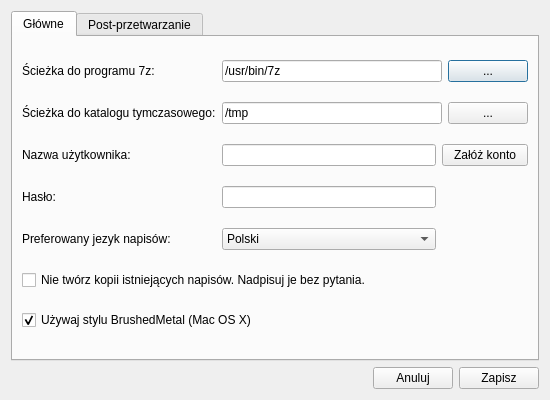
<ui version="4.0" >
 <class>frmOptions</class>
 <widget class="QDialog" name="frmOptions" >
  <property name="geometry" >
   <rect>
    <x>0</x>
    <y>0</y>
    <width>550</width>
    <height>400</height>
   </rect>
  </property>
  <property name="windowTitle" >
   <string>QNapi - opcje programu</string>
  </property>
  <property name="windowIcon" >
   <iconset resource="../res/resources.qrc" >
    <normaloff>:/icon/qnapi-48-icon.png</normaloff>:/icon/qnapi-48-icon.png</iconset>
  </property>
  <layout class="QVBoxLayout" >
   <item>
    <widget class="QTabWidget" name="tabPostProcessing" >
     <property name="currentIndex" >
      <number>0</number>
     </property>
     <widget class="QWidget" name="tabGeneral" >
      <property name="geometry" >
       <rect>
        <x>0</x>
        <y>0</y>
        <width>530</width>
        <height>316</height>
       </rect>
      </property>
      <attribute name="title" >
       <string>Główne</string>
      </attribute>
      <layout class="QGridLayout" >
       <item row="0" column="0" >
        <widget class="QLabel" name="lb7zPath" >
         <property name="text" >
          <string>Ścieżka do programu 7z:</string>
         </property>
        </widget>
       </item>
       <item row="0" column="1" colspan="2" >
        <widget class="QLineEdit" name="le7zPath" >
         <property name="text" >
          <string>/usr/bin/7z</string>
         </property>
         <property name="cursorPosition" >
          <number>0</number>
         </property>
         <property name="readOnly" >
          <bool>false</bool>
         </property>
        </widget>
       </item>
       <item row="0" column="3" >
        <widget class="QPushButton" name="pb7zPathSelect" >
         <property name="text" >
          <string>...</string>
         </property>
        </widget>
       </item>
       <item row="1" column="0" >
        <widget class="QLabel" name="lbTmpPath" >
         <property name="text" >
          <string>Ścieżka do katalogu tymczasowego:</string>
         </property>
        </widget>
       </item>
       <item row="1" column="1" colspan="2" >
        <widget class="QLineEdit" name="leTmpPath" >
         <property name="text" >
          <string>/tmp</string>
         </property>
        </widget>
       </item>
       <item row="1" column="3" >
        <widget class="QPushButton" name="pbTmpPathSelect" >
         <property name="text" >
          <string>...</string>
         </property>
        </widget>
       </item>
       <item row="2" column="0" >
        <widget class="QLabel" name="lbNick" >
         <property name="text" >
          <string>Nazwa użytkownika:</string>
         </property>
        </widget>
       </item>
       <item row="2" column="1" >
        <widget class="QLineEdit" name="leNick" >
         <property name="text" >
          <string/>
         </property>
        </widget>
       </item>
       <item row="2" column="2" colspan="2" >
        <widget class="QPushButton" name="pbRegister" >
         <property name="text" >
          <string>Załóż konto</string>
         </property>
        </widget>
       </item>
       <item row="3" column="0" >
        <widget class="QLabel" name="lbPass" >
         <property name="text" >
          <string>Hasło:</string>
         </property>
        </widget>
       </item>
       <item row="3" column="1" >
        <widget class="QLineEdit" name="lePass" >
         <property name="text" >
          <string/>
         </property>
         <property name="echoMode" >
          <enum>QLineEdit::Password</enum>
         </property>
        </widget>
       </item>
       <item row="4" column="0" >
        <widget class="QLabel" name="lbLang" >
         <property name="text" >
          <string>Preferowany jezyk napisów:</string>
         </property>
        </widget>
       </item>
       <item row="4" column="1" >
        <widget class="QComboBox" name="cbLang" >
         <item>
          <property name="text" >
           <string>Polski</string>
          </property>
         </item>
         <item>
          <property name="text" >
           <string>Angielski</string>
          </property>
         </item>
        </widget>
       </item>
       <item row="5" column="0" colspan="4" >
        <widget class="QCheckBox" name="cbNoBackup" >
         <property name="text" >
          <string>Nie twórz kopii istniejących napisów. Nadpisuj je bez pytania.</string>
         </property>
        </widget>
       </item>
       <item row="6" column="0" colspan="4" >
        <widget class="QCheckBox" name="cbUseBrushedMetal" >
         <property name="text" >
          <string>Używaj stylu BrushedMetal (Mac OS X)</string>
         </property>
         <property name="checked" >
          <bool>true</bool>
         </property>
        </widget>
       </item>
      </layout>
     </widget>
     <widget class="QWidget" name="tab_2" >
      <property name="geometry" >
       <rect>
        <x>0</x>
        <y>0</y>
        <width>530</width>
        <height>316</height>
       </rect>
      </property>
      <attribute name="title" >
       <string>Post-przetwarzanie</string>
      </attribute>
      <layout class="QVBoxLayout" >
       <item>
        <widget class="QGroupBox" name="gbPpEnable" >
         <property name="title" >
          <string>Włącz post-przetwarzanie pobranych napisów</string>
         </property>
         <property name="checkable" >
          <bool>true</bool>
         </property>
         <property name="checked" >
          <bool>true</bool>
         </property>
         <layout class="QVBoxLayout" >
          <item>
           <widget class="QCheckBox" name="cbChangeEncoding" >
            <property name="text" >
             <string>Zmień kodowanie znaków w pobranych napisach</string>
            </property>
           </widget>
          </item>
          <item>
           <widget class="QCheckBox" name="cbAutoDetectEncoding" >
            <property name="enabled" >
             <bool>false</bool>
            </property>
            <property name="text" >
             <string>Próbuj automatycznie wykrywać kodowanie źródłowe</string>
            </property>
            <property name="checked" >
             <bool>false</bool>
            </property>
           </widget>
          </item>
          <item>
           <layout class="QHBoxLayout" >
            <item>
             <spacer>
              <property name="orientation" >
               <enum>Qt::Horizontal</enum>
              </property>
              <property name="sizeType" >
               <enum>QSizePolicy::Fixed</enum>
              </property>
              <property name="sizeHint" stdset="0" >
               <size>
                <width>30</width>
                <height>20</height>
               </size>
              </property>
             </spacer>
            </item>
            <item>
             <widget class="QLabel" name="lbConvertFrom" >
              <property name="enabled" >
               <bool>false</bool>
              </property>
              <property name="sizePolicy" >
               <sizepolicy vsizetype="Preferred" hsizetype="Minimum" >
                <horstretch>0</horstretch>
                <verstretch>0</verstretch>
               </sizepolicy>
              </property>
              <property name="text" >
               <string>Z:</string>
              </property>
              <property name="alignment" >
               <set>Qt::AlignCenter</set>
              </property>
             </widget>
            </item>
            <item>
             <widget class="QComboBox" name="cbEncFrom" >
              <property name="enabled" >
               <bool>false</bool>
              </property>
              <property name="sizePolicy" >
               <sizepolicy vsizetype="Fixed" hsizetype="MinimumExpanding" >
                <horstretch>0</horstretch>
                <verstretch>0</verstretch>
               </sizepolicy>
              </property>
              <item>
               <property name="text" >
                <string>Windows-1250</string>
               </property>
              </item>
             </widget>
            </item>
            <item>
             <spacer>
              <property name="orientation" >
               <enum>Qt::Horizontal</enum>
              </property>
              <property name="sizeType" >
               <enum>QSizePolicy::Fixed</enum>
              </property>
              <property name="sizeHint" stdset="0" >
               <size>
                <width>25</width>
                <height>20</height>
               </size>
              </property>
             </spacer>
            </item>
            <item>
             <widget class="QLabel" name="lbConvert" >
              <property name="enabled" >
               <bool>false</bool>
              </property>
              <property name="sizePolicy" >
               <sizepolicy vsizetype="Preferred" hsizetype="Minimum" >
                <horstretch>0</horstretch>
                <verstretch>0</verstretch>
               </sizepolicy>
              </property>
              <property name="text" >
               <string>Na:</string>
              </property>
              <property name="alignment" >
               <set>Qt::AlignCenter</set>
              </property>
             </widget>
            </item>
            <item>
             <widget class="QComboBox" name="cbEncTo" >
              <property name="enabled" >
               <bool>false</bool>
              </property>
              <property name="sizePolicy" >
               <sizepolicy vsizetype="Fixed" hsizetype="MinimumExpanding" >
                <horstretch>0</horstretch>
                <verstretch>0</verstretch>
               </sizepolicy>
              </property>
              <item>
               <property name="text" >
                <string>UTF-8</string>
               </property>
              </item>
             </widget>
            </item>
            <item>
             <spacer>
              <property name="orientation" >
               <enum>Qt::Horizontal</enum>
              </property>
              <property name="sizeType" >
               <enum>QSizePolicy::Fixed</enum>
              </property>
              <property name="sizeHint" stdset="0" >
               <size>
                <width>25</width>
                <height>20</height>
               </size>
              </property>
             </spacer>
            </item>
           </layout>
          </item>
          <item>
           <widget class="QCheckBox" name="cbShowAllEncodings" >
            <property name="enabled" >
             <bool>false</bool>
            </property>
            <property name="text" >
             <string>Pokaż wszystkie dostępne kodowania znaków</string>
            </property>
           </widget>
          </item>
          <item>
           <widget class="QCheckBox" name="cbRemoveLines" >
            <property name="text" >
             <string>Usuń z pliku z napisami linie, które zawierają następujące słowa:</string>
            </property>
           </widget>
          </item>
          <item>
           <widget class="QTextEdit" name="teRemoveWords" >
            <property name="enabled" >
             <bool>false</bool>
            </property>
            <property name="html" >
             <string>&lt;!DOCTYPE HTML PUBLIC "-//W3C//DTD HTML 4.0//EN" "http://www.w3.org/TR/REC-html40/strict.dtd">
&lt;html>&lt;head>&lt;meta name="qrichtext" content="1" />&lt;style type="text/css">
p, li { white-space: pre-wrap; }
&lt;/style>&lt;/head>&lt;body style=" font-family:'DejaVu Sans'; font-size:10pt; font-weight:400; font-style:normal;">
&lt;p style=" margin-top:0px; margin-bottom:0px; margin-left:0px; margin-right:0px; -qt-block-indent:0; text-indent:0px;">movie info&lt;/p>
&lt;p style=" margin-top:0px; margin-bottom:0px; margin-left:0px; margin-right:0px; -qt-block-indent:0; text-indent:0px; -qt-user-state:0;">synchro&lt;/p>&lt;/body>&lt;/html></string>
            </property>
            <property name="acceptRichText" >
             <bool>false</bool>
            </property>
           </widget>
          </item>
          <item>
           <layout class="QHBoxLayout" >
            <property name="topMargin" >
             <number>0</number>
            </property>
            <item>
             <widget class="QCheckBox" name="cbChangePermissions" >
              <property name="text" >
               <string>Zmień uprawnienia do pliku z napisami na: </string>
              </property>
             </widget>
            </item>
            <item>
             <widget class="QLineEdit" name="lePermissions" >
              <property name="enabled" >
               <bool>false</bool>
              </property>
              <property name="sizePolicy" >
               <sizepolicy vsizetype="Fixed" hsizetype="Maximum" >
                <horstretch>0</horstretch>
                <verstretch>0</verstretch>
               </sizepolicy>
              </property>
              <property name="inputMask" >
               <string>999; </string>
              </property>
              <property name="text" >
               <string>644</string>
              </property>
             </widget>
            </item>
            <item>
             <spacer>
              <property name="orientation" >
               <enum>Qt::Horizontal</enum>
              </property>
              <property name="sizeHint" stdset="0" >
               <size>
                <width>130</width>
                <height>20</height>
               </size>
              </property>
             </spacer>
            </item>
           </layout>
          </item>
         </layout>
        </widget>
       </item>
      </layout>
     </widget>
    </widget>
   </item>
   <item>
    <layout class="QHBoxLayout" >
     <item>
      <spacer>
       <property name="orientation" >
        <enum>Qt::Horizontal</enum>
       </property>
       <property name="sizeHint" stdset="0" >
        <size>
         <width>40</width>
         <height>20</height>
        </size>
       </property>
      </spacer>
     </item>
     <item>
      <widget class="QPushButton" name="pbCancel" >
       <property name="text" >
        <string>Anuluj</string>
       </property>
      </widget>
     </item>
     <item>
      <widget class="QPushButton" name="pbSave" >
       <property name="text" >
        <string>Zapisz</string>
       </property>
      </widget>
     </item>
    </layout>
   </item>
  </layout>
 </widget>
 <tabstops>
  <tabstop>tabPostProcessing</tabstop>
  <tabstop>le7zPath</tabstop>
  <tabstop>pb7zPathSelect</tabstop>
  <tabstop>leTmpPath</tabstop>
  <tabstop>pbTmpPathSelect</tabstop>
  <tabstop>leNick</tabstop>
  <tabstop>lePass</tabstop>
  <tabstop>pbRegister</tabstop>
  <tabstop>cbLang</tabstop>
  <tabstop>cbNoBackup</tabstop>
  <tabstop>cbUseBrushedMetal</tabstop>
  <tabstop>gbPpEnable</tabstop>
  <tabstop>cbChangeEncoding</tabstop>
  <tabstop>cbAutoDetectEncoding</tabstop>
  <tabstop>cbEncFrom</tabstop>
  <tabstop>cbEncTo</tabstop>
  <tabstop>cbShowAllEncodings</tabstop>
  <tabstop>cbRemoveLines</tabstop>
  <tabstop>teRemoveWords</tabstop>
  <tabstop>cbChangePermissions</tabstop>
  <tabstop>lePermissions</tabstop>
  <tabstop>pbCancel</tabstop>
  <tabstop>pbSave</tabstop>
 </tabstops>
 <resources>
  <include location="../res/resources.qrc" />
 </resources>
 <connections>
  <connection>
   <sender>pbSave</sender>
   <signal>clicked()</signal>
   <receiver>frmOptions</receiver>
   <slot>accept()</slot>
   <hints>
    <hint type="sourcelabel" >
     <x>544</x>
     <y>394</y>
    </hint>
    <hint type="destinationlabel" >
     <x>327</x>
     <y>211</y>
    </hint>
   </hints>
  </connection>
  <connection>
   <sender>pbCancel</sender>
   <signal>clicked()</signal>
   <receiver>frmOptions</receiver>
   <slot>reject()</slot>
   <hints>
    <hint type="sourcelabel" >
     <x>455</x>
     <y>394</y>
    </hint>
    <hint type="destinationlabel" >
     <x>327</x>
     <y>211</y>
    </hint>
   </hints>
  </connection>
  <connection>
   <sender>cbRemoveLines</sender>
   <signal>toggled(bool)</signal>
   <receiver>teRemoveWords</receiver>
   <slot>setEnabled(bool)</slot>
   <hints>
    <hint type="sourcelabel" >
     <x>128</x>
     <y>209</y>
    </hint>
    <hint type="destinationlabel" >
     <x>129</x>
     <y>251</y>
    </hint>
   </hints>
  </connection>
  <connection>
   <sender>cbChangePermissions</sender>
   <signal>toggled(bool)</signal>
   <receiver>lePermissions</receiver>
   <slot>setEnabled(bool)</slot>
   <hints>
    <hint type="sourcelabel" >
     <x>284</x>
     <y>330</y>
    </hint>
    <hint type="destinationlabel" >
     <x>358</x>
     <y>327</y>
    </hint>
   </hints>
  </connection>
 </connections>
</ui>
